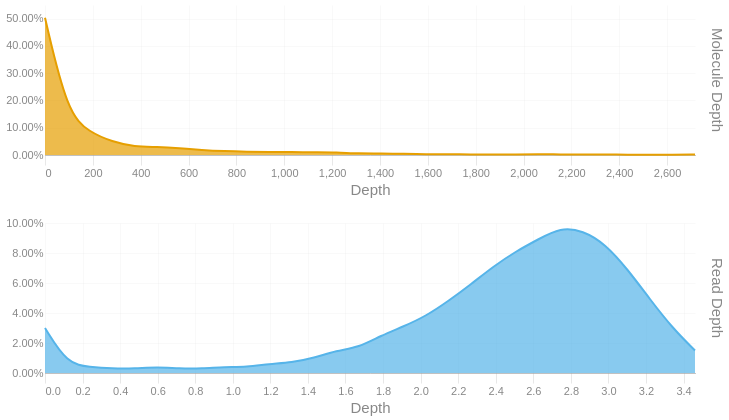

Notebook source saved alongside this figure:
### Code cell
readdep = depth_hist(tb['Read Depth'], q99, 3)
readdep = readdep.with_columns(pl.lit('Read Depth').alias('Metric'))
if not SKIPLR:
    moldep = depth_hist(tb['Molecule Depth'], mol_q99, 1)
    moldep = moldep.with_columns(pl.lit('Molecule Depth').alias('Metric'))
    _hist = pl.concat([readdep, moldep])
    _hist = _hist.filter(pl.col('Proportion') != 0)
    with SafeRender(_hist):
        (
            alt.Chart(_hist)        
            .mark_area(interpolate = "basis")
            .encode(
                x=alt.X('Bin:Q').scale(domainMin=0).axis(alt.Axis(title='Depth')),
                y = alt.Y('Proportion:Q', title = None).axis(format = '.2%'),
                color = alt.Color('Metric:N').legend(None),
                row = alt.Row("Metric:N").header(title = None, labelOrient = 'right'),
                tooltip = [
                    alt.Tooltip("Metric:N", title = "Metric"),
                    alt.Tooltip('Interval:N', title = "Depth Interval"),
                    alt.Tooltip('Proportion:Q', title = "% Alignments").format('.2%')
                ]
            )
            .resolve_scale(x='independent', y='independent')
            .properties(
                height = 150, width = 650,
                usermeta={'embedOptions': {'downloadFileName': f'{samplename}.depth.hist'}}
            )
        ).display()
else:
    readdep = readdep.filter(pl.col('Proportion') != 0)
    with SafeRender(readdep):
        (
            alt.Chart(readdep)        
            .mark_area(interpolate = "basis")
            .encode(
                x=alt.X('Bin:Q').scale(domainMin=0).axis(alt.Axis(title='Depth')),
                y = alt.Y('Proportion:Q', title = None).axis(format = '.2%'),
                tooltip = [
                    alt.Tooltip('Interval:N', title = "Depth Interval"),
                    alt.Tooltip('Proportion:Q', title = "% Alignments").format('.2%')
                ]
            )
            .properties(
                usermeta={'embedOptions': {'downloadFileName': f'{samplename}.depth.hist'}}
            )
        ).display()

### Figure 1 — Vega-Lite specification as saved in the notebook (floating-point values rounded to 4 significant figures)
{"width": 650, "height": 150, "config": {"title": {"anchor": "start", "dy": -15, "fontSize": 18, "color": "#888888", "subtitleColor": "#888888", "subtitleFontSize": 14}, "arc": {"fill": "#0072B2"}, "axis": {"domainColor": "#888888", "domainWidth": 0.5, "gridWidth": 0.2, "grid": false, "titleFontWeight": 400, "titleFontSize": 15, "labelFontSize": 11, "labelColor": "#888888", "tickColor": "#888888", "tickWidth": 0.2, "titleColor": "#888888"}, "axisBand": {"grid": false}, "axisX": {"grid": true, "tickSize": 10, "domainCap": "round"}, "axisY": {"domain": false, "grid": true, "tickSize": 0, "domainCap": "round"}, "background": "transparent", "header": {"labelFontSize": 15, "labelColor": "#888888", "titleFontSize": 15, "titleFontWeight": 600, "titleColor": "#888888"}, "legend": {"labelFont": "sans-serif", "labelFontSize": 12, "labelColor": "#888888", "symbolSize": 100, "symbolType": "circle", "titleFontSize": 12, "titlePadding": 10, "titleColor": "#888888", "title": null}, "range": {"category": ["#E69F00", "#56B4E9", "#009E73", "#F0E442", "#0072B2", "#D55E00", "#CC79A7", "#000000"], "diverging": ["#cfe8f3", "#a2d4ec", "#73bfe2", "#46abdb", "#1696d2", "#12719e"]}, "area": {"fill": "#0072B2", "fillOpacity": 0.7, "line": true, "strokeOpacity": 0.7}, "line": {"color": "#0072B2", "stroke": "#0072B2", "strokeWidth": 2}, "trail": {"color": "#0072B2", "stroke": "#0072B2", "strokeWidth": 0, "size": 1}, "point": {"filled": true, "fillOpacity": 1.0, "size": 95}, "text": {"color": "#888888", "fontSize": 11, "align": "right", "fontWeight": 400, "size": 11}, "bar": {"fill": "#0072B2", "stroke": null}, "view": {"stroke": null, "continuousWidth": 660, "continuousHeight": 400}}, "data": {"name": "data-43898a763c3163d8d441f5c825b3ca77"}, "mark": {"type": "area", "interpolate": "basis"}, "encoding": {"color": {"field": "Metric", "legend": null, "type": "nominal"}, "row": {"field": "Metric", "header": {"title": null, "labelOrient": "right"}, "type": "nominal"}, "tooltip": [{"field": "Metric", "title": "Metric", "type": "nominal"}, {"field": "Interval", "title": "Depth Interval", "type": "nominal"}, {"field": "Proportion", "format": ".2%", "title": "% Alignments", "type": "quantitative"}], "x": {"axis": {"title": "Depth"}, "field": "Bin", "scale": {"domainMin": 0}, "type": "quantitative"}, "y": {"axis": {"format": ".2%"}, "field": "Proportion", "title": null, "type": "quantitative"}}, "resolve": {"scale": {"x": "independent", "y": "independent"}}, "usermeta": {"embedOptions": {"downloadFileName": "S5_StJohns_3462.depth.hist"}}, "$schema": "https://vega.github.io/schema/vega-lite/v6.1.0.json", "datasets": {"data-43898a763c3163d8d441f5c825b3ca77": [{"Bin": 0.0, "Interval": "0.0-0.119", "Proportion": 0.03, "Metric": "Read Depth"}, {"Bin": 0.119, "Interval": "0.119-0.239", "Proportion": 0.006, "Metric": "Read Depth"}, {"Bin": 0.239, "Interval": "0.239-0.358", "Proportion": 0.004, "Metric": "Read Depth"}, {"Bin": 0.358, "Interval": "0.358-0.477", "Proportion": 0.003, "Metric": "Read Depth"}, {"Bin": 0.477, "Interval": "0.477-0.597", "Proportion": 0.003, "Metric": "Read Depth"}, {"Bin": 0.597, "Interval": "0.597-0.716", "Proportion": 0.004, "Metric": "Read Depth"}, {"Bin": 0.716, "Interval": "0.716-0.835", "Proportion": 0.003, "Metric": "Read Depth"}, {"Bin": 0.835, "Interval": "0.835-0.955", "Proportion": 0.003, "Metric": "Read Depth"}, {"Bin": 0.955, "Interval": "0.955-1.074", "Proportion": 0.004, "Metric": "Read Depth"}, {"Bin": 1.074, "Interval": "1.074-1.193", "Proportion": 0.004, "Metric": "Read Depth"}, {"Bin": 1.193, "Interval": "1.193-1.313", "Proportion": 0.006, "Metric": "Read Depth"}, {"Bin": 1.313, "Interval": "1.313-1.432", "Proportion": 0.007, "Metric": "Read Depth"}, {"Bin": 1.432, "Interval": "1.432-1.551", "Proportion": 0.01, "Metric": "Read Depth"}, {"Bin": 1.551, "Interval": "1.551-1.671", "Proportion": 0.015, "Metric": "Read Depth"}, {"Bin": 1.671, "Interval": "1.671-1.79", "Proportion": 0.017, "Metric": "Read Depth"}, {"Bin": 1.79, "Interval": "1.79-1.909", "Proportion": 0.025, "Metric": "Read Depth"}, {"Bin": 1.909, "Interval": "1.909-2.029", "Proportion": 0.031, "Metric": "Read Depth"}, {"Bin": 2.029, "Interval": "2.029-2.148", "Proportion": 0.038, "Metric": "Read Depth"}, {"Bin": 2.148, "Interval": "2.148-2.267", "Proportion": 0.048, "Metric": "Read Depth"}, {"Bin": 2.267, "Interval": "2.267-2.387", "Proportion": 0.059, "Metric": "Read Depth"}, {"Bin": 2.387, "Interval": "2.387-2.506", "Proportion": 0.071, "Metric": "Read Depth"}, {"Bin": 2.506, "Interval": "2.506-2.625", "Proportion": 0.081, "Metric": "Read Depth"}, {"Bin": 2.625, "Interval": "2.625-2.745", "Proportion": 0.089, "Metric": "Read Depth"}, {"Bin": 2.745, "Interval": "2.745-2.864", "Proportion": 0.097, "Metric": "Read Depth"}, {"Bin": 2.864, "Interval": "2.864-2.983", "Proportion": 0.095, "Metric": "Read Depth"}, {"Bin": 2.983, "Interval": "2.983-3.103", "Proportion": 0.086, "Metric": "Read Depth"}, {"Bin": 3.103, "Interval": "3.103-3.222", "Proportion": 0.069, "Metric": "Read Depth"}, {"Bin": 3.222, "Interval": "3.222-3.341", "Proportion": 0.049, "Metric": "Read Depth"}, {"Bin": 3.341, "Interval": "3.341-3.461", "Proportion": 0.03, "Metric": "Read Depth"}, {"Bin": 3.461, "Interval": "3.461-3.58", "Proportion": 0.015, "Metric": "Read Depth"}, {"Bin": 0.0, "Interval": "0.0-93.7", "Proportion": 0.503, "Metric": "Molecule Depth"}, {"Bin": 93.7, "Interval": "93.7-187.4", "Proportion": 0.153, "Metric": "Molecule Depth"}, {"Bin": 187.4, "Interval": "187.4-281.0", "Proportion": 0.083, "Metric": "Molecule Depth"}, {"Bin": 281.0, "Interval": "281.0-374.7", "Proportion": 0.049, "Metric": "Molecule Depth"}, {"Bin": 374.7, "Interval": "374.7-468.4", "Proportion": 0.03, "Metric": "Molecule Depth"}, {"Bin": 468.4, "Interval": "468.4-562.1", "Proportion": 0.03, "Metric": "Molecule Depth"}, {"Bin": 562.1, "Interval": "562.1-655.7", "Proportion": 0.025, "Metric": "Molecule Depth"}, {"Bin": 655.7, "Interval": "655.7-749.4", "Proportion": 0.018, "Metric": "Molecule Depth"}, {"Bin": 749.4, "Interval": "749.4-843.1", "Proportion": 0.014, "Metric": "Molecule Depth"}, {"Bin": 843.1, "Interval": "843.1-936.8", "Proportion": 0.012, "Metric": "Molecule Depth"}, {"Bin": 936.8, "Interval": "936.8-1030.5", "Proportion": 0.011, "Metric": "Molecule Depth"}, {"Bin": 1030.0, "Interval": "1030.5-1124.1", "Proportion": 0.011, "Metric": "Molecule Depth"}, {"Bin": 1124.0, "Interval": "1124.1-1217.8", "Proportion": 0.01, "Metric": "Molecule Depth"}, {"Bin": 1218.0, "Interval": "1217.8-1311.5", "Proportion": 0.01, "Metric": "Molecule Depth"}, {"Bin": 1312.0, "Interval": "1311.5-1405.2", "Proportion": 0.005, "Metric": "Molecule Depth"}, {"Bin": 1405.0, "Interval": "1405.2-1498.9", "Proportion": 0.006, "Metric": "Molecule Depth"}, {"Bin": 1499.0, "Interval": "1498.9-1592.5", "Proportion": 0.004, "Metric": "Molecule Depth"}, {"Bin": 1592.0, "Interval": "1592.5-1686.2", "Proportion": 0.003, "Metric": "Molecule Depth"}, {"Bin": 1686.0, "Interval": "1686.2-1779.9", "Proportion": 0.003, "Metric": "Molecule Depth"}, {"Bin": 1780.0, "Interval": "1779.9-1873.6", "Proportion": 0.002, "Metric": "Molecule Depth"}, {"Bin": 1874.0, "Interval": "1873.6-1967.2", "Proportion": 0.002, "Metric": "Molecule Depth"}, {"Bin": 1967.0, "Interval": "1967.2-2060.9", "Proportion": 0.002, "Metric": "Molecule Depth"}, {"Bin": 2061.0, "Interval": "2060.9-2154.6", "Proportion": 0.003, "Metric": "Molecule Depth"}, {"Bin": 2155.0, "Interval": "2154.6-2248.3", "Proportion": 0.002, "Metric": "Molecule Depth"}, {"Bin": 2248.0, "Interval": "2248.3-2342.0", "Proportion": 0.002, "Metric": "Molecule Depth"}, {"Bin": 2342.0, "Interval": "2342.0-2435.6", "Proportion": 0.002, "Metric": "Molecule Depth"}, {"Bin": 2436.0, "Interval": "2435.6-2529.3", "Proportion": 0.001, "Metric": "Molecule Depth"}, {"Bin": 2529.0, "Interval": "2529.3-2623.0", "Proportion": 0.001, "Metric": "Molecule Depth"}, {"Bin": 2623.0, "Interval": "2623.0-2716.7", "Proportion": 0.001, "Metric": "Molecule Depth"}, {"Bin": 2717.0, "Interval": "2716.7-2810.35", "Proportion": 0.002, "Metric": "Molecule Depth"}]}}
